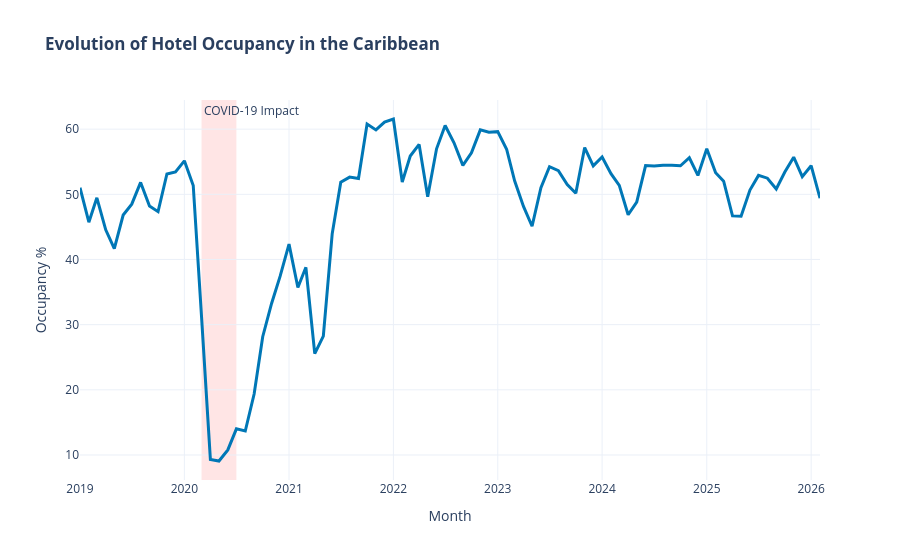

The code cell stored with this chart in its notebook:
### Markdown cell above
# Visualizaciones

### Code cell
import plotly.graph_objects as go
import plotly.express as px

fig1 = px.line(df, x='Date', y='Ocupacion_Caribe', 
              title='<b>Evolution of Hotel Occupancy in the Caribbean</b>',
              labels={'Ocupacion_Caribe': 'Occupancy %', 'Date': 'Month'},
              template='plotly_white')

fig1.update_traces(line_color='#0077b6', line_width=3)
fig1.add_vrect(x0="2020-03-01", x1="2020-07-01", 
              fillcolor="red", opacity=0.1, layer="below", line_width=0,
              annotation_text="COVID-19 Impact", annotation_position="top left")

fig1.show()

### Figure 1 — Plotly figure (JSON) as saved in the notebook; plotly's stock layout.template omitted (floating-point values rounded to 4 significant figures)
{"data": [{"hovertemplate": "Month=%{x}<br>Occupancy %=%{y}<extra></extra>", "legendgroup": "", "line": {"color": "#0077b6", "dash": "solid", "width": 3}, "marker": {"symbol": "circle"}, "mode": "lines", "name": "", "orientation": "v", "showlegend": false, "type": "scatter", "x": ["2019-01-01T00:00:00", "2019-02-01T00:00:00", "2019-03-01T00:00:00", "2019-04-01T00:00:00", "2019-05-01T00:00:00", "2019-06-01T00:00:00", "2019-07-01T00:00:00", "2019-08-01T00:00:00", "2019-09-01T00:00:00", "2019-10-01T00:00:00", "2019-11-01T00:00:00", "2019-12-01T00:00:00", "2020-01-01T00:00:00", "2020-02-01T00:00:00", "2020-03-01T00:00:00", "2020-04-01T00:00:00", "2020-05-01T00:00:00", "2020-06-01T00:00:00", "2020-07-01T00:00:00", "2020-08-01T00:00:00", "2020-09-01T00:00:00", "2020-10-01T00:00:00", "2020-11-01T00:00:00", "2020-12-01T00:00:00", "2021-01-01T00:00:00", "2021-02-01T00:00:00", "2021-03-01T00:00:00", "2021-04-01T00:00:00", "2021-05-01T00:00:00", "2021-06-01T00:00:00", "2021-07-01T00:00:00", "2021-08-01T00:00:00", "2021-09-01T00:00:00", "2021-10-01T00:00:00", "2021-11-01T00:00:00", "2021-12-01T00:00:00", "2022-01-01T00:00:00", "2022-02-01T00:00:00", "2022-03-01T00:00:00", "2022-04-01T00:00:00", "2022-05-01T00:00:00", "2022-06-01T00:00:00", "2022-07-01T00:00:00", "2022-08-01T00:00:00", "2022-09-01T00:00:00", "2022-10-01T00:00:00", "2022-11-01T00:00:00", "2022-12-01T00:00:00", "2023-01-01T00:00:00", "2023-02-01T00:00:00", "2023-03-01T00:00:00", "2023-04-01T00:00:00", "2023-05-01T00:00:00", "2023-06-01T00:00:00", "2023-07-01T00:00:00", "2023-08-01T00:00:00", "2023-09-01T00:00:00", "2023-10-01T00:00:00", "2023-11-01T00:00:00", "2023-12-01T00:00:00", "2024-01-01T00:00:00", "2024-02-01T00:00:00", "2024-03-01T00:00:00", "2024-04-01T00:00:00", "2024-05-01T00:00:00", "2024-06-01T00:00:00", "2024-07-01T00:00:00", "2024-08-01T00:00:00", "2024-09-01T00:00:00", "2024-10-01T00:00:00", "2024-11-01T00:00:00", "2024-12-01T00:00:00", "2025-01-01T00:00:00", "2025-02-01T00:00:00", "2025-03-01T00:00:00", "2025-04-01T00:00:00", "2025-05-01T00:00:00", "2025-06-01T00:00:00", "2025-07-01T00:00:00", "2025-08-01T00:00:00", "2025-09-01T00:00:00", "2025-10-01T00:00:00", "2025-11-01T00:00:00", "2025-12-01T00:00:00", "2026-01-01T00:00:00", "2026-02-01T00:00:00"], "xaxis": "x", "y": [51.01, 45.73, 49.47, 44.55, 41.65, 46.82, 48.49, 51.83, 48.2, 47.33, 53.12, 53.43, 55.14, 51.36, 31.26, 9.313, 9.077, 10.79, 14.01, 13.68, 19.35, 28.15, 33.26, 37.44, 42.36, 35.71, 38.8, 25.55, 28.23, 43.93, 51.85, 52.64, 52.41, 60.78, 59.88, 61.09, 61.56, 51.9, 55.88, 57.66, 49.62, 56.99, 60.56, 57.91, 54.44, 56.37, 59.89, 59.52, 59.62, 56.92, 52.08, 48.14, 45.1, 51.02, 54.23, 53.63, 51.51, 50.16, 57.18, 54.36, 55.73, 53.17, 51.38, 46.87, 48.8, 54.41, 54.35, 54.48, 54.44, 54.38, 55.61, 52.9, 56.98, 53.31, 52.02, 46.69, 46.65, 50.66, 52.91, 52.48, 50.83, 53.42, 55.7, 52.7, 54.39, 49.42], "yaxis": "y"}], "layout": {"annotations": [{"showarrow": false, "text": "COVID-19 Impact", "x": "2020-03-01", "xanchor": "left", "xref": "x", "y": 1, "yanchor": "top", "yref": "y domain"}], "legend": {"tracegroupgap": 0}, "shapes": [{"fillcolor": "red", "layer": "below", "line": {"width": 0}, "opacity": 0.1, "type": "rect", "x0": "2020-03-01", "x1": "2020-07-01", "xref": "x", "y0": 0, "y1": 1, "yref": "y domain"}], "title": {"text": "<b>Evolution of Hotel Occupancy in the Caribbean</b>"}, "xaxis": {"anchor": "y", "domain": [0, 1], "title": {"text": "Month"}}, "yaxis": {"anchor": "x", "domain": [0, 1], "title": {"text": "Occupancy %"}}}}
